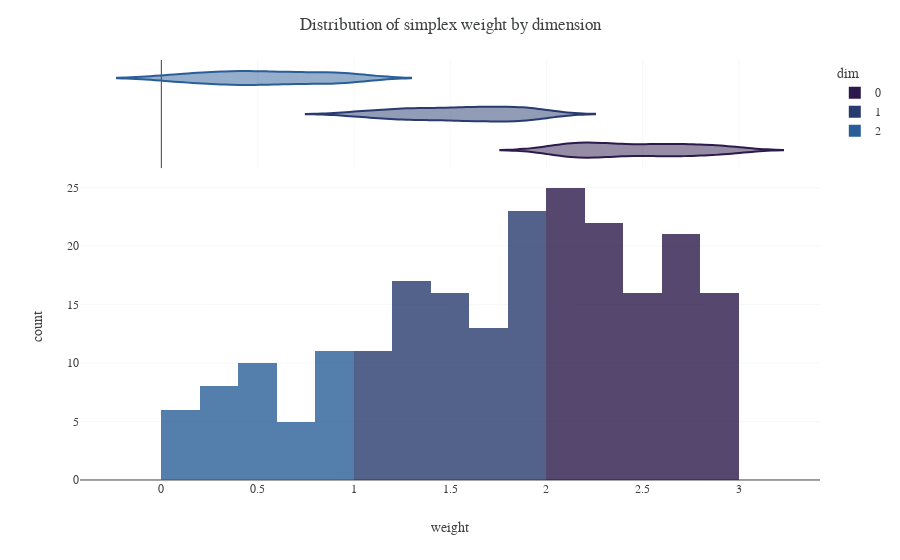

The cell this chart's notebook holds for it:
### Code cell
def fsc_histogram_by_dim(fsc_df, x_col = "weight"):
    fig = px.histogram(fsc_df,x=x_col, color="dim", marginal="violin", opacity=0.8)
    fig.update_layout(barmode='overlay')
    fig.update_layout(title= f'Distribution of simplex {x_col} by dimension')
    return fig

fig = fsc_histogram_by_dim(fsc_df, "weight")
fig.show()

### Figure 1 — Plotly figure (JSON) as saved in the notebook; plotly's stock layout.template omitted (floating-point values rounded to 4 significant figures)
{"data": [{"alignmentgroup": "True", "bingroup": "x", "hovertemplate": "dim=0<br>weight=%{x}<br>count=%{y}<extra></extra>", "legendgroup": "0", "marker": {"color": "rgb(44, 26, 76)", "opacity": 0.8}, "name": "0", "offsetgroup": "0", "orientation": "v", "showlegend": true, "type": "histogram", "x": [2.866, 2.581, 2.325, 2.399, 2.49, 2.208, 2.277, 2.723, 2.29, 2.166, 2.607, 2.586, 2.152, 2.256, 2.977, 2.922, 2.377, 2.136, 2.24, 2.05, 2.54, 2.657, 2.726, 2.421, 2.068, 2.159, 2.647, 2.904, 2.225, 2.866, 2.095, 2.225, 2.861, 2.506, 2.706, 2.694, 2.372, 2.523, 2.181, 2.588, 2.054, 2.981, 2.28, 2.116, 2.076, 2.018, 2.572, 2.654, 2.821, 2.728, 2.766, 2.452, 2.616, 2.963, 2.03, 2.188, 2.275, 2.54, 2.104, 2.418, 2.625, 2.74, 2.957, 2.106, 2.199, 2.65, 2.779, 2.25, 2.949, 2.624, 2.787, 2.681, 2.35, 2.184, 2.966, 2.401, 2.349, 2.296, 2.088, 2.008, 2.144, 2.944, 2.117, 2.365, 2.766, 2.714, 2.097, 2.236, 2.078, 2.91, 2.482, 2.229, 2.487, 2.551, 2.778, 2.159, 2.293, 2.349, 2.932, 2.841], "xaxis": "x", "yaxis": "y"}, {"alignmentgroup": "True", "hovertemplate": "dim=0<br>weight=%{x}<extra></extra>", "legendgroup": "0", "marker": {"color": "rgb(44, 26, 76)"}, "name": "0", "offsetgroup": "0", "scalegroup": "x", "showlegend": false, "type": "violin", "x": [2.866, 2.581, 2.325, 2.399, 2.49, 2.208, 2.277, 2.723, 2.29, 2.166, 2.607, 2.586, 2.152, 2.256, 2.977, 2.922, 2.377, 2.136, 2.24, 2.05, 2.54, 2.657, 2.726, 2.421, 2.068, 2.159, 2.647, 2.904, 2.225, 2.866, 2.095, 2.225, 2.861, 2.506, 2.706, 2.694, 2.372, 2.523, 2.181, 2.588, 2.054, 2.981, 2.28, 2.116, 2.076, 2.018, 2.572, 2.654, 2.821, 2.728, 2.766, 2.452, 2.616, 2.963, 2.03, 2.188, 2.275, 2.54, 2.104, 2.418, 2.625, 2.74, 2.957, 2.106, 2.199, 2.65, 2.779, 2.25, 2.949, 2.624, 2.787, 2.681, 2.35, 2.184, 2.966, 2.401, 2.349, 2.296, 2.088, 2.008, 2.144, 2.944, 2.117, 2.365, 2.766, 2.714, 2.097, 2.236, 2.078, 2.91, 2.482, 2.229, 2.487, 2.551, 2.778, 2.159, 2.293, 2.349, 2.932, 2.841], "xaxis": "x2", "yaxis": "y2"}, {"alignmentgroup": "True", "bingroup": "x", "hovertemplate": "dim=1<br>weight=%{x}<br>count=%{y}<extra></extra>", "legendgroup": "1", "marker": {"color": "rgb(40, 59, 110)", "opacity": 0.8}, "name": "1", "offsetgroup": "1", "orientation": "v", "showlegend": true, "type": "histogram", "x": [1.313, 1.656, 1.599, 1.876, 1.006, 1.651, 1.131, 1.526, 1.509, 1.157, 1.936, 1.375, 1.771, 1.061, 1.546, 1.265, 1.429, 1.336, 1.245, 1.905, 1.546, 1.344, 1.504, 1.61, 1.912, 1.928, 1.578, 1.18, 1.6, 1.985, 1.788, 1.322, 1.834, 1.99, 1.331, 1.105, 1.296, 1.778, 1.875, 1.983, 1.055, 1.496, 1.697, 1.273, 1.339, 1.303, 1.824, 1.714, 1.817, 1.362, 1.59, 1.81, 1.51, 1.812, 1.562, 1.911, 1.267, 1.976, 1.807, 1.263, 1.999, 1.825, 1.004, 1.801, 1.692, 1.691, 1.543, 1.171, 1.054, 1.738, 1.649, 1.859, 1.538, 1.854, 1.593, 1.913, 1.247, 1.031, 1.594, 1.355], "xaxis": "x", "yaxis": "y"}, {"alignmentgroup": "True", "hovertemplate": "dim=1<br>weight=%{x}<extra></extra>", "legendgroup": "1", "marker": {"color": "rgb(40, 59, 110)"}, "name": "1", "offsetgroup": "1", "scalegroup": "x", "showlegend": false, "type": "violin", "x": [1.313, 1.656, 1.599, 1.876, 1.006, 1.651, 1.131, 1.526, 1.509, 1.157, 1.936, 1.375, 1.771, 1.061, 1.546, 1.265, 1.429, 1.336, 1.245, 1.905, 1.546, 1.344, 1.504, 1.61, 1.912, 1.928, 1.578, 1.18, 1.6, 1.985, 1.788, 1.322, 1.834, 1.99, 1.331, 1.105, 1.296, 1.778, 1.875, 1.983, 1.055, 1.496, 1.697, 1.273, 1.339, 1.303, 1.824, 1.714, 1.817, 1.362, 1.59, 1.81, 1.51, 1.812, 1.562, 1.911, 1.267, 1.976, 1.807, 1.263, 1.999, 1.825, 1.004, 1.801, 1.692, 1.691, 1.543, 1.171, 1.054, 1.738, 1.649, 1.859, 1.538, 1.854, 1.593, 1.913, 1.247, 1.031, 1.594, 1.355], "xaxis": "x2", "yaxis": "y2"}, {"alignmentgroup": "True", "bingroup": "x", "hovertemplate": "dim=2<br>weight=%{x}<br>count=%{y}<extra></extra>", "legendgroup": "2", "marker": {"color": "rgb(42, 94, 151)", "opacity": 0.8}, "name": "2", "offsetgroup": "2", "orientation": "v", "showlegend": true, "type": "histogram", "x": [0.07053, 0.446, 0.262, 0.9229, 0.9516, 0.109, 0.3315, 0.2698, 0.3231, 0.904, 0.5846, 0.8613, 0.842, 0.4785, 0.3918, 0.5098, 0.08078, 0.437, 0.318, 0.07377, 0.6888, 0.9964, 0.8138, 0.776, 0.973, 0.1259, 0.08729, 0.9509, 0.6632, 0.6432, 0.5738, 0.4374, 0.5856, 0.6579, 0.9438, 0.3142, 0.968, 0.2951, 0.5975, 0.412], "xaxis": "x", "yaxis": "y"}, {"alignmentgroup": "True", "hovertemplate": "dim=2<br>weight=%{x}<extra></extra>", "legendgroup": "2", "marker": {"color": "rgb(42, 94, 151)"}, "name": "2", "offsetgroup": "2", "scalegroup": "x", "showlegend": false, "type": "violin", "x": [0.07053, 0.446, 0.262, 0.9229, 0.9516, 0.109, 0.3315, 0.2698, 0.3231, 0.904, 0.5846, 0.8613, 0.842, 0.4785, 0.3918, 0.5098, 0.08078, 0.437, 0.318, 0.07377, 0.6888, 0.9964, 0.8138, 0.776, 0.973, 0.1259, 0.08729, 0.9509, 0.6632, 0.6432, 0.5738, 0.4374, 0.5856, 0.6579, 0.9438, 0.3142, 0.968, 0.2951, 0.5975, 0.412], "xaxis": "x2", "yaxis": "y2"}], "layout": {"barmode": "overlay", "legend": {"title": {"text": "dim"}, "tracegroupgap": 0}, "margin": {"t": 60}, "title": {"text": "Distribution of simplex weight by dimension"}, "xaxis": {"anchor": "y", "domain": [0, 1], "title": {"text": "weight"}}, "xaxis2": {"anchor": "y2", "domain": [0, 1], "matches": "x", "showgrid": true, "showticklabels": false}, "yaxis": {"anchor": "x", "domain": [0, 0.7326], "title": {"text": "count"}}, "yaxis2": {"anchor": "x2", "domain": [0.7426, 1], "matches": "y2", "showgrid": false, "showline": false, "showticklabels": false, "ticks": ""}}}
